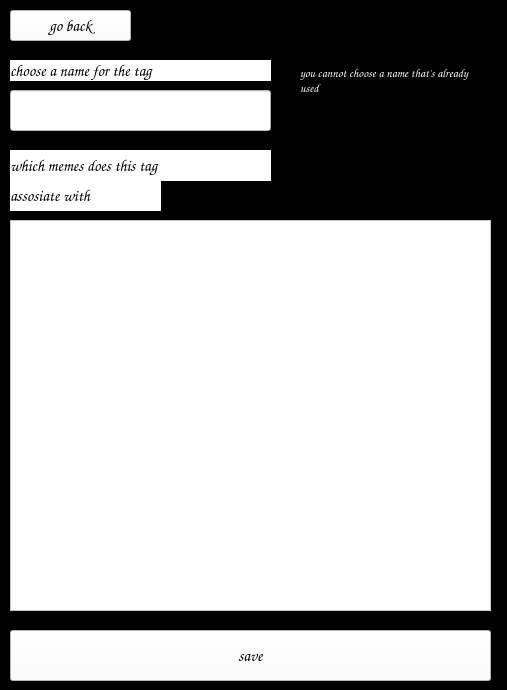
<?xml version="1.0" encoding="UTF-8"?>
<ui version="4.0">
 <class>widget</class>
 <widget class="QWidget" name="widget">
  <property name="geometry">
   <rect>
    <x>0</x>
    <y>0</y>
    <width>507</width>
    <height>690</height>
   </rect>
  </property>
  <property name="windowTitle">
   <string>new tag!</string>
  </property>
  <property name="styleSheet">
   <string notr="true">background-color: #000000</string>
  </property>
  <widget class="QLineEdit" name="name">
   <property name="geometry">
    <rect>
     <x>10</x>
     <y>90</y>
     <width>261</width>
     <height>41</height>
    </rect>
   </property>
   <property name="font">
    <font>
     <family>Comic Sans MS</family>
     <pointsize>12</pointsize>
    </font>
   </property>
   <property name="styleSheet">
    <string notr="true">background-color: #ffffff</string>
   </property>
   <property name="text">
    <string/>
   </property>
  </widget>
  <widget class="QLabel" name="label">
   <property name="geometry">
    <rect>
     <x>10</x>
     <y>60</y>
     <width>261</width>
     <height>21</height>
    </rect>
   </property>
   <property name="font">
    <font>
     <family>Comic Sans MS</family>
     <pointsize>12</pointsize>
    </font>
   </property>
   <property name="styleSheet">
    <string notr="true">background-color: #ffffff</string>
   </property>
   <property name="text">
    <string>choose a name for the tag</string>
   </property>
  </widget>
  <widget class="QListWidget" name="memes">
   <property name="geometry">
    <rect>
     <x>10</x>
     <y>220</y>
     <width>481</width>
     <height>391</height>
    </rect>
   </property>
   <property name="font">
    <font>
     <family>Comic Sans MS</family>
     <pointsize>12</pointsize>
    </font>
   </property>
   <property name="styleSheet">
    <string notr="true">background-color: #ffffff</string>
   </property>
   <property name="dragEnabled">
    <bool>true</bool>
   </property>
   <property name="dragDropOverwriteMode">
    <bool>true</bool>
   </property>
   <property name="selectionMode">
    <enum>QAbstractItemView::MultiSelection</enum>
   </property>
   <property name="isWrapping" stdset="0">
    <bool>true</bool>
   </property>
   <property name="wordWrap">
    <bool>true</bool>
   </property>
   <property name="selectionRectVisible">
    <bool>true</bool>
   </property>
  </widget>
  <widget class="QLabel" name="label_2">
   <property name="geometry">
    <rect>
     <x>10</x>
     <y>150</y>
     <width>261</width>
     <height>31</height>
    </rect>
   </property>
   <property name="font">
    <font>
     <family>Comic Sans MS</family>
     <pointsize>12</pointsize>
    </font>
   </property>
   <property name="styleSheet">
    <string notr="true">background-color: #ffffff</string>
   </property>
   <property name="text">
    <string>which memes does this tag</string>
   </property>
  </widget>
  <widget class="QLabel" name="label_3">
   <property name="geometry">
    <rect>
     <x>10</x>
     <y>180</y>
     <width>151</width>
     <height>31</height>
    </rect>
   </property>
   <property name="font">
    <font>
     <family>Comic Sans MS</family>
     <pointsize>12</pointsize>
    </font>
   </property>
   <property name="styleSheet">
    <string notr="true">background-color: #ffffff</string>
   </property>
   <property name="text">
    <string>assosiate with</string>
   </property>
  </widget>
  <widget class="QPushButton" name="saving">
   <property name="geometry">
    <rect>
     <x>10</x>
     <y>630</y>
     <width>481</width>
     <height>51</height>
    </rect>
   </property>
   <property name="font">
    <font>
     <family>Comic Sans MS</family>
     <pointsize>12</pointsize>
    </font>
   </property>
   <property name="styleSheet">
    <string notr="true">background-color: #ffffff</string>
   </property>
   <property name="text">
    <string>save</string>
   </property>
  </widget>
  <widget class="QPushButton" name="back">
   <property name="geometry">
    <rect>
     <x>10</x>
     <y>10</y>
     <width>121</width>
     <height>31</height>
    </rect>
   </property>
   <property name="font">
    <font>
     <family>Comic Sans MS</family>
     <pointsize>12</pointsize>
    </font>
   </property>
   <property name="styleSheet">
    <string notr="true">background-color: #ffffff</string>
   </property>
   <property name="text">
    <string>go back</string>
   </property>
  </widget>
  <widget class="QLabel" name="label_4">
   <property name="geometry">
    <rect>
     <x>300</x>
     <y>60</y>
     <width>181</width>
     <height>41</height>
    </rect>
   </property>
   <property name="font">
    <font>
     <family>Comic Sans MS</family>
    </font>
   </property>
   <property name="styleSheet">
    <string notr="true">color: #ffffff</string>
   </property>
   <property name="text">
    <string>you cannot choose a name that's already used</string>
   </property>
   <property name="wordWrap">
    <bool>true</bool>
   </property>
  </widget>
 </widget>
 <resources/>
 <connections/>
</ui>
